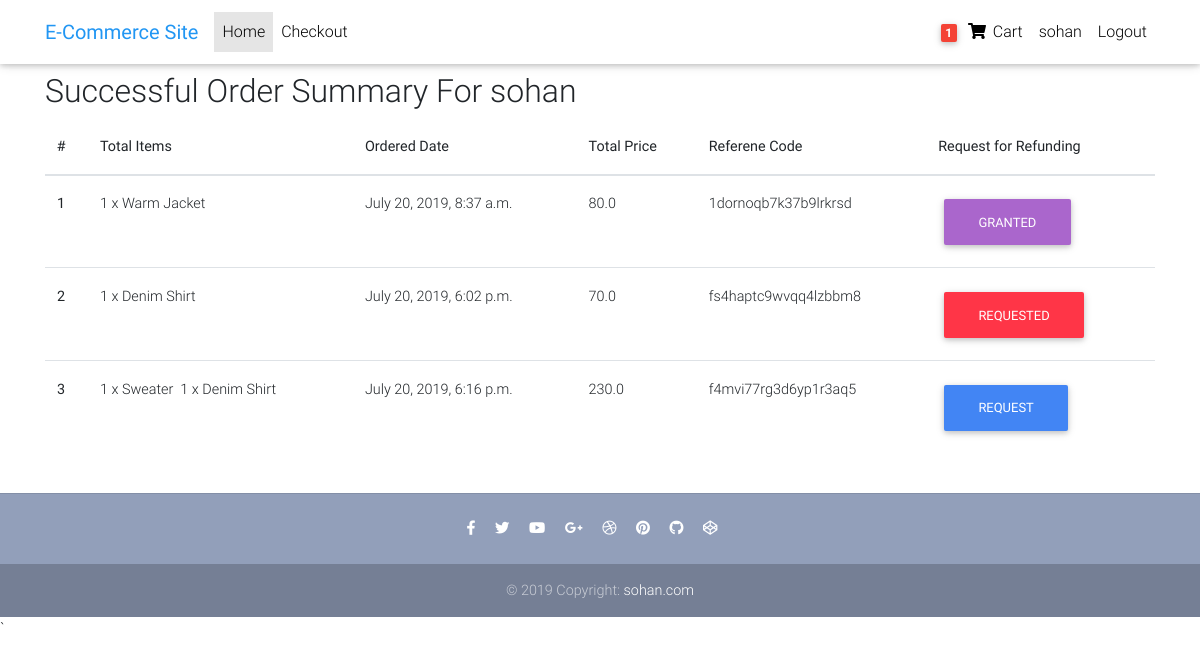
The app's page /profile/ (signed in) with its own data.
### core/models.py (models this page shows, shortened)
class Order(models.Model):
    user = models.ForeignKey(User, on_delete=models.CASCADE)
    ref_code = models.CharField(max_length=20, blank=True, null=True)
    ordered = models.BooleanField(default=False)
    items = models.ManyToManyField(OrderItem)
    start_date = models.DateTimeField(auto_now_add=True)
    ordered_date = models.DateTimeField()
    billing_address = models.ForeignKey(
        'Address', related_name='billing_address', on_delete=models.SET_NULL, blank=True, null=True)
    shipping_address = models.ForeignKey(
        'Address', related_name='shipping_address', on_delete=models.SET_NULL, blank=True, null=True)
    payment = models.ForeignKey(
        'Payment', on_delete=models.SET_NULL, blank=True, null=True)
    coupon = models.ForeignKey(
        'Coupon', on_delete=models.SET_NULL, blank=True, null=True)
    being_received = models.BooleanField(default=False)
    received = models.BooleanField(default=False)
    refund_requested = models.BooleanField(default=False)
    refund_granted = models.BooleanField(default=False)
    '''
    add comment

    '''
    def get_total(self):
        total = 0
        for order_item in self.items.all():
            total += order_item.get_final_price()
        if self.coupon:
            total -= self.coupon.amount
        return total

class OrderItem(models.Model):
    user = models.ForeignKey(User, on_delete=models.CASCADE)
    item = models.ForeignKey(Item, on_delete=models.CASCADE)
    quantity = models.IntegerField(default=1)
    ordered = models.BooleanField(default=False)
    def get_total_item_price(self):
        return self.quantity * self.item.price
    def get_total_discount_item_price(self):
        return self.quantity * self.item.discount_price
    def get_final_price(self):
        if self.item.discount_price:
            return self.get_total_discount_item_price()
        return self.get_total_item_price()

class Item(models.Model):
    title = models.CharField(max_length=100)
    price = models.FloatField()
    discount_price = models.FloatField(blank=True, null=True)
    category = models.CharField(choices=CATEGORY_CHOICES, max_length=2)
    label = models.CharField(choices=LABEL_CHOICES, max_length=1)
    availabily = models.CharField(
        choices=AVAILABILITY_PRODUCT, max_length=1, blank=True, null=True)
    slug = models.SlugField(blank=True, null=True)
    description = models.TextField()
    image = models.ImageField()
    def __str__(self):
        return self.title

class Coupon(models.Model):
    code = models.CharField(max_length=15)
    amount = models.FloatField()

### core/views.py (the view)
# urls.py: path('profile/', ProfileView.as_view(), name='profile'),
class ProfileView(View):
    def get(self, *args, **kwargs):
        orders = Order.objects.filter(
            user=self.request.user, ordered=True)
        context = {
            "orders": orders,
        }
        return render(self.request, "profilepage.html", context)

### core/templatetags/cart_template_tags.py (called while the page is built)
@register.filter
def cart_item_count(user):
    if user.is_authenticated:
        qs = Order.objects.filter(user=user, ordered=False)
        if qs.exists():
            return qs[0].items.count()
    return 0

### templates/profilepage.html (shortened to what this page needs)
{% extends "base.html" %}
{% block content %}
  <main>
    <div class="container">
    <div class="table-responsive text-nowrap">
    <h2>Successful Order Summary For {{ request.user }}</h2>
    <table class="table">
        <thead>
        <tr>
            <th scope="col">#</th>
            <th scope="col">Total Items </th>
            <th scope="col">Ordered Date </th>
            <th scope="col">Total Price</th>
            <th scope="col">Referene Code</th>
            <th scope="col"> Request for Refunding </th>
        </tr>
        </thead>
        <tbody>
        {% for order in orders %}
        <tr>
            <th scope="row">{{ forloop.counter }}</th>
            <td>
                    {% for orderitem in order.items.all %}
                     {{ orderitem.quantity }} x {{ orderitem.item }}&nbsp;
                    {% endfor %}
            </td>
            <td>
                {{ order.ordered_date }}
            </td>
            <td>{{ order.get_total }}</td>
            <td>{{ order.ref_code }}</td>
            <td>
                {% if order.refund_requested == False  and order.refund_granted == False %}
                <a href="{% url 'request-refund' order.ref_code %}">
                <button class="btn btn-primary"> Request </button>
            </a>
            {% endif %}
               {% if order.refund_requested == True %}
                <a href="{% url 'profile' %}">
                <button class="btn btn-danger" onclick="requested()"> Requested </button>
            </a>
            {% endif %}
              {% if order.refund_requested == False  and order.refund_granted == True %}
                <a href="{% url 'profile' %}">
                <button class="btn btn-secondary" onclick="granted()"> Granted </button>
            </a>
            {% endif %}
                </td>
        </tr>
        {% endfor %}
        </tbody>
    </table>
    </div>
    </div>
  </main>
{% endblock content %}

### templates/menubar.html (shortened to what this page needs)
{% load cart_template_tags %}
  <nav class="navbar fixed-top navbar-expand-lg navbar-light white scrolling-navbar">
    <div class="container">
      <a class="navbar-brand waves-effect" href="{% url 'home' %}" >
        <strong class="blue-text">E-Commerce Site</strong>
      </a>
      <div class="collapse navbar-collapse" id="navbarSupportedContent">
        <ul class="navbar-nav mr-auto">
           <li class="nav-item active">
            <a class="nav-link waves-effect" href="/">Home
            </a>
          </li>
          <li class="nav-item">
            <a class="nav-link waves-effect" href="/checkout">
            Checkout</a>
          </li>
        </ul>
        <ul class="navbar-nav nav-flex-icons">
          {% if request.user.is_authenticated %}
          <li class="nav-item">
            <a href="{% url 'order-summary' %}" class="nav-link waves-effect">
              <span class="badge red z-depth-1 mr-1"> {{ request.user | cart_item_count }}  </span>
              <i class="fas fa-shopping-cart"></i>
              <span class="clearfix d-none d-sm-inline-block"> Cart </span>
            </a>
          </li>
          <li class="nav-item">
            <a class="nav-link waves-effect" href="{% url 'profile'  %}">
              <span class="clearfix d-none d-sm-inline-block"> {{ request.user }} </span>
            </a>
          </li>
          <li class="nav-item">
            <a class="nav-link waves-effect" href="{% url 'account_logout' %}">
              <span class="clearfix d-none d-sm-inline-block"> Logout </span>
            </a>
          </li>
          {% endif %}
        </ul>
      </div>
    </div>
  </nav>

### templates/base.html (style rules this page uses)
html, body, header, .carousel { height: 60vh; }

### records on screen
Order: ordered_date "July 20, 2019, 8:37 a.m.", get_total "80.0", ref_code "1dornoqb7k37b9lrkrsd", refund_requested "GRANTED"
OrderItem: quantity "1", item "Warm Jacket"
Order: ordered_date "July 20, 2019, 6:02 p.m.", get_total "70.0", ref_code "fs4haptc9wvqq4lzbbm8", refund_requested "REQUESTED"
OrderItem: quantity "1", item "Denim Shirt"
Order: ordered_date "July 20, 2019, 6:16 p.m.", get_total "230.0", ref_code "f4mvi77rg3d6yp1r3aq5", refund_requested "REQUEST"
OrderItem: quantity "1", item "Sweater"
OrderItem: quantity "1", item "Denim Shirt"

### other values on screen
{{ request.user | cart_item_count }} "1"
{{ request.user }} "sohan"
